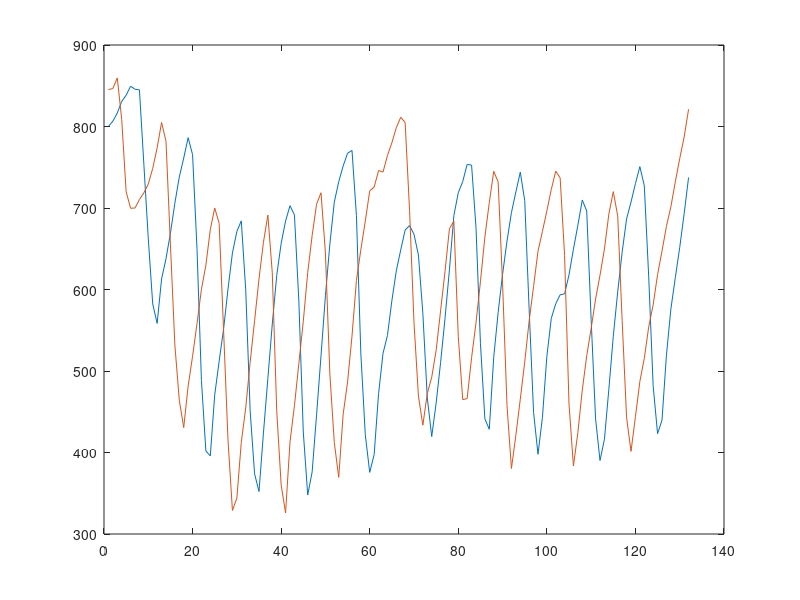

The MATLAB script that drew this image: (Note: this script raises an error after producing the figure.)
% Code to plot individual mouse reaches (full up-down cycle )
% (C) Copyright 2022, All rights reserved.
% Surjeet Singh, The Jackson Laboratory, 18th July 2022.
% make sure you have crossings function added to the path
% clear all
clc
close all
load('NEW_all_params.mat') % this is the output file from MATLAB string pulling toolbox Inayat et. al Elife 2020 Jun 26;9:e54540. 
                            % doi: 10.7554/eLife.54540.
                            
animal_no = 2; % second black animal from all_params_b as shown in given matfiles NEW_all_params.mat and scales.mat
load('scales.mat') % this is to load the scales
RightHandY = all_params_b{1, animal_no}.right_hand.centroid;  % load right hand centeroid
LeftHandY = all_params_b{1, animal_no}.left_hand.centroid;  % % load left hand centeroid
yR = RightHandY(:,2);  % select Y motion
yL = LeftHandY(:,2);    % select Y motion
figure; plot(yL)
hold on
plot(yR)

%%
% define the frames where the animal is doing actual pulling bacause
% hilbert transform might will work for extreme uneven pulls or no pull
bout= {15:130};%2nd animal
f_rate = 59.94; % fps
scale_dist = scale_b(animal_no); %mm
RT_R = [];
FT_R = [];
H_R = [];
RT_L = [];
FT_L = [];
H_L = [];
CD = [];
figure;

for bt = 1:length(bout)
    
    sig_len = cell2mat(bout(1,bt));
    nyR = abs(yR(sig_len)-1920); % inverted with respect to the image height
    nyL = abs(yL(sig_len)-1920);
    zs_nyR = angle(hilbert(zscore(nyR))); % find hilbert transform of zscored Y movement
    zs_nyL = angle(hilbert(zscore(nyL)));
    % figure; plot(zs_nyR); hold on ; plot(zs_nyL)
    
    % find peak to detect changes in one complete cycle
    [aL, locL] = findpeaks(zs_nyL, 'MinPeakHeight',2); %, 'MinPeakDistance',20
    indL = crossing(zs_nyL);
    [aR, locR] = findpeaks(zs_nyR, 'MinPeakHeight',2);%, 'MinPeakDistance',10
    indR = crossing(zs_nyR);
    
    % use the following lines if you want to investigate combined pull
    % time
    %     if locR(1)>locL(1)
    %         cR = ismember(indR, locR(2:end-1));%%2+length(locL(2:end-1))
    %         indexesR = find(cR);
    %         indR_N = indR((indexesR(1)-1):indexesR(end));
    %
    %         cL = ismember(indL, locL(2:length(locR(1:end-1)-1)));
    %         indexesL = find(cL);
    %         indL_N = indL((indexesL(1)):indexesL(end)+1);
    %
    %         comb_down = abs(indR_N-indL_N);
    %         %         avg_comb = median(comb_down)
    %         avg_comb = floor(mean(comb_down));
    %     else
    %         cL = ismember(indL, locL(2:end-1));%%2+length(locL(2:end-1))
    %         indexesL = find(cL);
    %         indL_N = indL((indexesL(1)-1):indexesL(end));
    %
    %         cR = ismember(indR, locR(2:length(locL(1:end-1)-1)));
    %         indexesR = find(cR);
    %         indR_N = indR((indexesR(1)):indexesR(end)+1);
    %
    %         comb_down = abs(indL_N-indR_N);
    %         avg_comb = floor(mean(comb_down));
    %     end
    %     CD = [CD comb_down]; % combined motion frames
    
    % select left hand frames for each cycle
    for tt = 1:length(locL)-1
        x = nyL(locL(tt):locL(tt+1)+1);
        
        mi = find(x==max(x));
        rise_Lmin = find(x==min(x(1:mi)));
        fall_Lmin = find(x==min(x(mi:end)));
        hold on; plot(x-x(rise_Lmin),'r') % plot left hand in red color
        L_rise_t = risetime(x,f_rate,'StateLevels',[x(rise_Lmin) max(x)], 'PercentReferenceLevels', [ 1.5 99.5], 'Tolerance', 0.1);
        %     figure;
        L_fall_t = falltime(x,f_rate,'StateLevels',[x(fall_Lmin) max(x)], 'PercentReferenceLevels', [ 1.5 99.5], 'Tolerance', 0.1);
        %     L_rise_t = sum(ones(1, length(x(rise_Lmin:mi)))).*(1/f_rate);
        %     L_fall_t = sum(ones(1, length(mi:length(x(mi:fall_Lmin))))).*(1/f_rate);
        %                 height_L = mean([(x(mi)-x(rise_Lmin)) (x(mi)-x(fall_Lmin))] ).*scale_dist;
        height_L = max(x-x(rise_Lmin))*scale_dist;
        RT_L = [RT_L L_rise_t];
        FT_L = [FT_L L_fall_t];
        H_L = [H_L height_L];
        Cycle(tt).B5 = (x-x(rise_Lmin)).*scale_dist; % Cycle has the information on individual cycles.
    end
    % select right hand frames for each cycle
    for tt = 1:length(locR)-1
        x = nyR(locR(tt):locR(tt+1)+1);
        
        mi = find(x==max(x));
        rise_Rmin = find(x==min(x(1:mi)));
        fall_Rmin = find(x==min(x(mi:end)));
        hold on; plot(x-x(rise_Rmin),'k') % plot right hand in black color
        R_rise_t = risetime(x,f_rate,'StateLevels',[x(rise_Rmin) max(x)], 'PercentReferenceLevels', [ 1.5 99.5], 'Tolerance', 0.1);
        %     figure;
        R_fall_t = falltime(x,f_rate,'StateLevels',[x(fall_Rmin) max(x)], 'PercentReferenceLevels', [ 1.5 99.5], 'Tolerance', 0.1);
        %     R_rise_t = sum(ones(1, length(x(rise_Rmin:mi)))).*(1/f_rate);
        %     R_fall_t = sum(ones(1, length(mi:length(x(mi:fall_Rmin))))).*(1/f_rate);
        %                 height_R = mean([(x(mi)-x(rise_Rmin)) (x(mi)-x(fall_Rmin))] ).*scale_dist;
        height_R = max(x-x(rise_Rmin))*scale_dist;
        RT_R = [RT_R R_rise_t];
        FT_R = [FT_R R_fall_t];
        H_R = [H_R height_R];
        Cycle(tt).B5 = (x-x(rise_Rmin)).*scale_dist;
    end
end
title ('individual reaches and pulls')
%% plot results for just right hand similarly you can plot for left hand as well 
asym_t = (RT_R - FT_R)./((RT_R + FT_R)); % asymmetry index
comb_pull = mean(CD).*(1/f_rate); % pull time with both hands
figure; bar([mean(RT_R) mean(FT_R)])
hold on; errorbar([mean(RT_R) mean(FT_R)], [std(RT_R) std(FT_R)], '.')
title('rise time/fall time (s)')
figure; bar(mean(asym_t))
hold on ; errorbar(mean(asym_t), std(asym_t))
title('asymmetry index (AI)')
figure; bar(mean(H_R))
hold on ; errorbar(mean(H_R), std(H_R))
title('average height (cm/mm/change scale factor')

% figure; bar(mean(CD.*(1/f_rate)))
% hold on ; errorbar(mean(CD.*(1/f_rate)), std(CD.*(1/f_rate)))
% title('combined pull time (s)')
%% RANDOM CODE
%  temp = string_masks(:,:,100);
% temp = imfill(temp,'holes');
% temp = bwareaopen(temp,100);
% ceil(nose_centroids(100,:))% temp = bwconvhull(temp,'objects');
% figure; imagesc(temp)
% clear temp
%
% A = string_masks(ceil(nose_centroids(:,1)),:,:);

% mean(H_R)


